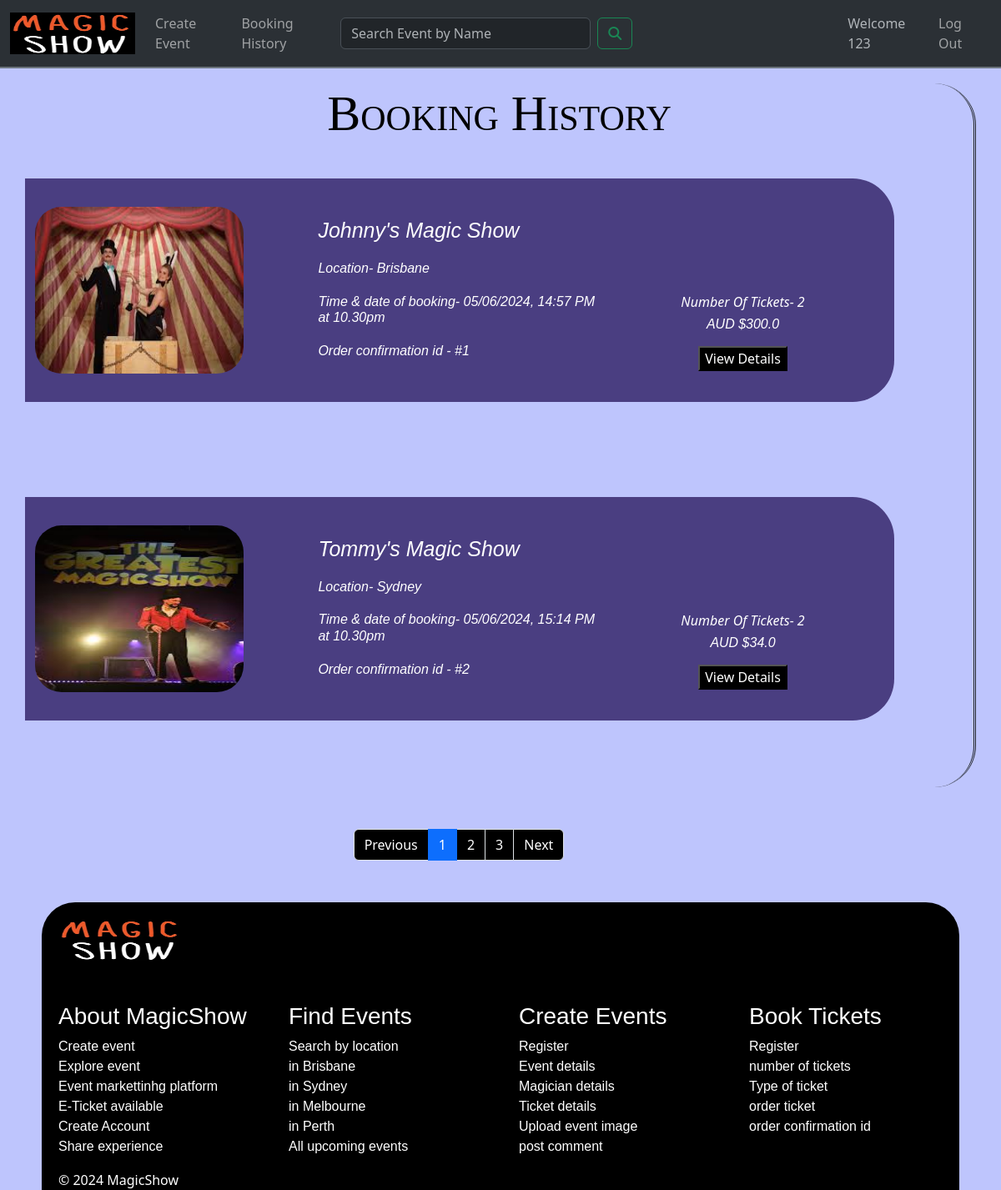
Screenshot of /history (signed in) with the database file from the repository.
### website/models.py (models this page shows, shortened)
class User(db.Model, UserMixin):
    __tablename__ = 'users'
    id = db.Column(db.Integer, primary_key=True, nullable=False)
    userName = db.Column(db.String(100), index=True, nullable=False)
    emailid = db.Column(db.String(100), index=True, unique=True, nullable=False)
    contactNumber = db.Column(db.String(100))
    password_hash = db.Column(db.String(255), nullable=False)
    address = db.Column(db.String(255))
    bookings = db.relationship('Booking', backref='user')
    comments = db.relationship('Comment', backref='user')

class Booking(db.Model):
    __tablename__ = 'bookings'
    id = db.Column(db.Integer, primary_key=True)
    booked_at = db.Column(db.DateTime, default=datetime.now())
    numTickets = db.Column(db.Integer)
    totalPrice = db.Column(db.Float)
    userid = db.Column(db.Integer, db.ForeignKey('users.id'))
    eventid = db.Column(db.Integer, db.ForeignKey('events.id'))

class Event(db.Model):
    __tablename__ = 'events'
    id = db.Column(db.Integer, primary_key=True, nullable=False)
    userid = db.Column(db.Integer, db.ForeignKey('users.id'))
    eventName = db.Column(db.String(80))
    eventstartDateTime = db.Column(db.DateTime, nullable=False)
    eventendDateTime = db.Column(db.DateTime, nullable=False)
    eventType = db.Column(db.String(50))
    eventLocation = db.Column(db.String(200))
    description = db.Column(db.String(200))
    ticketQuantity = db.Column(db.Integer)
    ticketsAvailable = db.Column(db.Integer)
    ticketPrice = db.Column(db.Float)
    eventImage = db.Column(db.String(400))
    eventStatus = db.Column(db.String(10))
    eventType = db.Column(db.String(50), nullable=False)
    bookings = db.relationship('Booking', backref='event')
    comments = db.relationship('Comment', backref='event')

### website/views.py (the view)
@mainbp.route('/history')
@login_required
def history():
    bookings = Booking.query.filter_by(userid=current_user.id).all()
    return render_template('bhistory.html', bookings=bookings)

### website/templates/bhistory.html
{% extends 'base.html' %}
 {% block content %}
  <main>
    <div id="history1" class="container d-flex justify-content-center align-items-center">
      <div class="row">
        <h1 id="book1">Booking History</h1>
        {% if bookings %}
        {% for booking in bookings %}
        <div id="first" class="d-flex col-md-11">
          <div class="col-lg-4 col-md-6 col-sm-6">
            <img class="rounded-5" src="{{ url_for('static', filename=booking.event.eventImage) }}" class="rounded-5" width="250px" height="200px">
          </div>
          <div class="col-lg-5 col-md-2">
            <h6 id="write4">{{booking.event.eventName}}</h6>
            <h6 id="write3">Location- {{booking.event.eventLocation}}</h6>
            <h6 id="write3">Time & date of booking- {{booking.booked_at.strftime("%d/%m/%Y, %H:%M %p")}}<br>
            at 10.30pm</h6>
            <h6 id="write3">Order confirmation id - #{{booking.id}}</h6>
          </div>
          <div id="price" class="col-lg-2 col-md-4">
            <h7 id="write3">Number Of Tickets- {{booking.numTickets}}</h7>
            <h6 id="write3">AUD ${{booking.totalPrice}}</h6>
            <a href="{{url_for('event.show', id=booking.event.id)}}"><button class="btnb">View Details</button></a>
          </div>
        </div>
        {% endfor %}
        {% else %}
        <p>It's time for you to disappear and make some bookings!</p>
        {% endif %}
      </div>
    </div>
    <div class="col-md-10">
      <ul class="pagination justify-content-center">
        <li class="page-item">
          <a class="page-link">Previous</a>
        </li>
        <li class="page-item"><a class="page-link active" href="#">1</a></li>
        <li class="page-item"><a class="page-link" href="#">2</a></li>
        <li class="page-item"><a class="page-link" href="#">3</a></li>
        <li class="page-item">
          <a class="page-link" href="#">Next</a>
        </li>
      </ul>
    </div>
  </main>
{% endblock %}

### website/templates/base.html (shortened to what this page needs)
<!DOCTYPE html>
<html lang="en">
<head>
  <link href="https://cdn.jsdelivr.net/npm/bootstrap@5.3.3/dist/css/bootstrap.min.css" rel="stylesheet">
  <link rel="stylesheet" href="{{ url_for('static', filename='style.css')}}">
</head>
<body>
    <header>
        <nav class="navbar navbar-custom navbar-expand-lg bg-body-tertiary fixed-top bg-dark" data-bs-theme="dark">
            <div class="container-fluid">
              <a class="navbar-brand" href="{{url_for('main.index')}}">
                <img src="{{url_for('static', filename='img/logo.png')}}" alt="MagicShow" width="150" height="50">
              </a>
              <div class="collapse navbar-collapse" id="navbarSupportedContent">
                <ul class="navbar-nav ms-auto mb-2 mb-lg-0">
                  <li class="nav-item">
                    <a class="nav-link" href="{{ url_for('event.create')}}">Create Event</a>
                  </li>
                  <li class="nav-item">
                    <a class="nav-link" href="{{ url_for('main.history')}}">Booking History</a>
                  </li>
                </ul>
              </div>
              <form class="d-flex" role="search" action="{{url_for('main.search')}}">
                <input class="form-control me-2" style="width:50%;" type="search" name="search" id="SearchForm" placeholder="Search Event by Name" aria-label="Search">
                <button class="btn btn-outline-success" type="submit"><i class="fa-solid fa-magnifying-glass"></i></button>
              </form>
              <div class="collapse navbar-collapse" id="navbarSupportedContent">
                <ul class="navbar-nav ms-auto mb-2 mb-lg-0">
                  {% if current_user.is_authenticated %}
                  <li class="nav-item">
                     <a class="nav-link disabled text-muted" href="#">Welcome {{current_user.userName}}</a>
                  </li>
                  <li>
                     <a class="nav-link" href="{{ url_for('auth.logout') }}">Log Out</a>
                  </li>
                  {% endif %}
                </ul>
              </div>
            </div>
          </nav>
    </header>
    {% block content %}
    {% endblock %}
    <footer class="footer">
        <section class="top">
            <img id="footerimage" src="{{url_for('static', filename='img/logo.png')}}" width="150" height="50" >
            <div class="footer">
              <div class="row footerrow text-left">
                <div class="col-lg-3 col-md-6 mb-4 mb-md-0">
                  <h3>About MagicShow</h3>
                   <ul class="list-unstyled">
                    <li> <a>Create event</a> </li>
                    <li> <a>Explore event</a> </li>
                    <li> <a>Event markettinhg platform</a> </li>
                    <li> <a>E-Ticket available</a> </li>
                    <li> <a>Create Account</a> </li>
                    <li> <a>Share experience</a> </li>
                  </ul>
                </div>
                <div class="col-lg-3 col-md-6 mb-4 mb-md-0">
                  <h3>Find Events</h3>
                    <ul class="list-unstyled">
                    <li> <a>Search by location</a> </li>
                    <li>  <a>in Brisbane</a> </li>
                    <li>  <a>in Sydney</a> </li>
                    <li>  <a>in Melbourne</a> </li>
                    <li>  <a>in Perth</a> </li>
                    <li>  <a>All upcoming events</a> </li>
                    </ul>
                </div>
                <div class="col-lg-3 col-md-6 mb-4 mb-md-0">
                  <h3>Create Events</h3>
                    <ul class="list-unstyled">
                    <li> <a>Register</a> </li>
                    <li>  <a>Event details</a> </li>
                    <li>  <a>Magician details</a> </li>
                    <li>  <a>Ticket details</a> </li>
                    <li>  <a>Upload event image</a> </li>
                    <li>  <a>post comment</a> </li>
                    </ul>
                </div>
                <div class="col-lg-3 col-md-6 mb-4 mb-md-0">
                  <h3>Book Tickets</h3>
                    <ul class="list-unstyled">
                      <li> <a>Register</a> </li>
                      <li>  <a>number of tickets</a> </li>
                      <li>  <a>Type of ticket</a> </li>
                    <li>  <a>order ticket</a> </li>
                    <li>  <a>order confirmation id</a> </li>
                    </ul>
                </div>
              </div>
            </div>
          </section>
          <section class="bottom">© 2024 MagicShow</section>
    </footer>
</body>
</html>

### website/static/style.css (style rules this page uses)
body { background-color: rgba(2, 31, 248, 0.253); }
.navbar-custom { background-color: black; border-bottom: 2px solid #6c757d; }
.navbar-custom .nav-link { color: #ffffff8d; transition: color 0.3s ease; }
.top { border-top-left-radius:40px; border-top-right-radius:40px; margin-left:50px; margin-top: 50px; margin-right:50px; background-color: black; }
.footerrow { margin-top:50px; padding-left:20px; color:white }
.bottom { margin-left:50px; margin-right:50px; padding-left:20px; background-color: black; color:white; }
#footerimage { margin-left:20px; margin-top:20px; }
form { width:90%; max-width: 600px; }
input,textarea { width:100%; padding:10px; outline:100px; border: 1px #fff #000000; color: #040000; background:transparent; font-size:15px; }
#history1 { margin-top:100px; border: left 0; border-top-right-radius: 50px; border-bottom-right-radius: 50px; border-right-style:double; }
#first { background-color:rgba(53, 36, 105, 0.841); margin-top:3%; margin-bottom:7%; border-top-right-radius: 50px; border-bottom-right-radius: 50px; padding-top:3%; padding-bottom:3%; margin-right:3%; color:white; }
#price { text-align:center; padding-top:10%; }
#book1 { color:black; text-align: center; font-variant: small-caps; font-size: 60px; }
.pagination { align-items: center; margin-top:5%; margin-left:10%; }
.page-link { background-color:black; color:white; }
.btnb { background-color: black; color:white; margin-top:5%; }
h1 { font-family:Georgia, 'Times New Roman', Times, serif; }
h6 { font-family:'Trebuchet MS', 'Lucida Sans Unicode', 'Lucida Grande', 'Lucida Sans', Arial, sans-serif; }
h3 { font-family:'Trebuchet MS', 'Lucida Sans Unicode', 'Lucida Grande', 'Lucida Sans', Arial, sans-serif; }
.list-unstyled { font-family:'Trebuchet MS', 'Lucida Sans Unicode', 'Lucida Grande', 'Lucida Sans', Arial, sans-serif; }
#write3 { font-style: italic; padding-top:3%; }
#write4 { font-style:italic; padding-top:3%; font-size: 25px; }

### rows the page displays
User: userName "123"
Booking: eventImage (picture), event.eventName "Johnny's Magic Show", event.eventLocation "Brisbane", booked_at "05/06/2024, 14:57 PM", id "1", numTickets "2", totalPrice "300.0"
Booking: eventImage (picture), event.eventName "Tommy's Magic Show", event.eventLocation "Sydney", booked_at "05/06/2024, 15:14 PM", id "2", numTickets "2", totalPrice "34.0"
